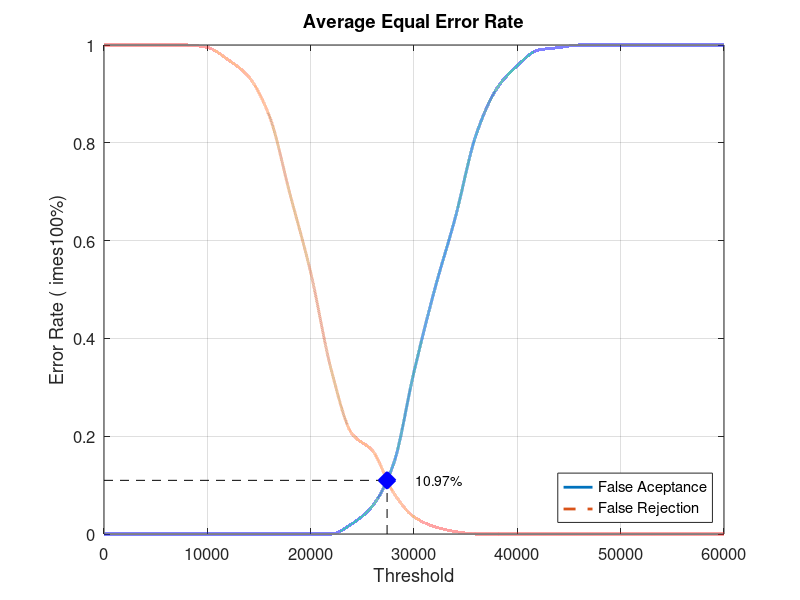
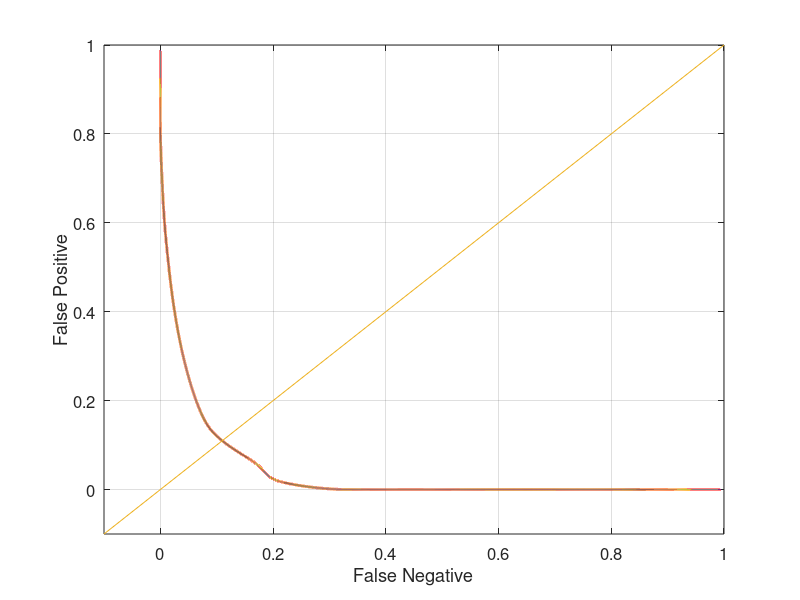

MATLAB code to generate these figures, in order:
close all;
clear;
clc;
x = 0:2000:60000;
xq = 0:0.5:60000;

y0 = [0 0 0 0 0 0 0 0 0 0 0 0 0.0210526 0.0578947 0.142105 0.331579 0.5 0.647368 0.815789 0.910526 0.957895 0.989474 0.994737 1 1 1 1 1 1 1 1]
yy0 = interp1(x, y0, xq, 'pchip');
y1 = [1 1 1 1 1 0.995 0.97 0.935 0.855 0.695 0.535 0.335 0.205 0.17 0.085 0.035 0.015 0.005 0 0 0 0 0 0 0 0 0 0 0 0 0]
yy1 = interp1(x, y1, xq, 'pchip');

% Calculating EER: 
y2 = abs(y0 - y1);
find(y2 == min(y2))
yy2 = abs(yy0 - yy1);
xEER = find(yy2 == min(yy2));
xEERIndex = xq(xEER) % X-axis EER
yEER = yy0(xEER) % Y-axis EER

main = figure
plot(xq, yy0,'-','LineWidth', 2);	hold on
plot(xq, yy1,'--','LineWidth', 2);	hold on
plot([xEERIndex xEERIndex], [0 yEER], 'k--');	hold on
plot([0 xEERIndex], [yEER yEER], 'k--');	hold on
plot(xEERIndex, yEER, 'bx', 'LineWidth', 10);	hold on
text(xEERIndex + 10 * xEERIndex / 100, yEER, [num2str(round((10000 * yEER)) / 100) '%'])
legend('False Aceptance', 'False Rejection', 'Location', 'SouthEast')
xlabel('Threshold')
ylabel('Error Rate (	imes100%)')
title('Average Equal Error Rate')
set(gca, 'FontSize', 12)
axis([0 60000 0 1])
grid on

print(main, 'Database1_1Main', '-dpng');
FNRxFPR = figure('Color', [1 1 1]);
plot(yy1, yy0, '-', yy1, yy0, 'LineWidth', 2);
hold on
y = -0.1:0.1:1
plot(y, y); 
set(gca, 'FontSize', 12)
xlabel('False Negative')
ylabel('False Positive')
axis([-0.1 1 -0.1 1])
set(gca, 'FontSize', 12)
grid on

print(FNRxFPR, 'Database1_1FNRxFPR','-dpng');
